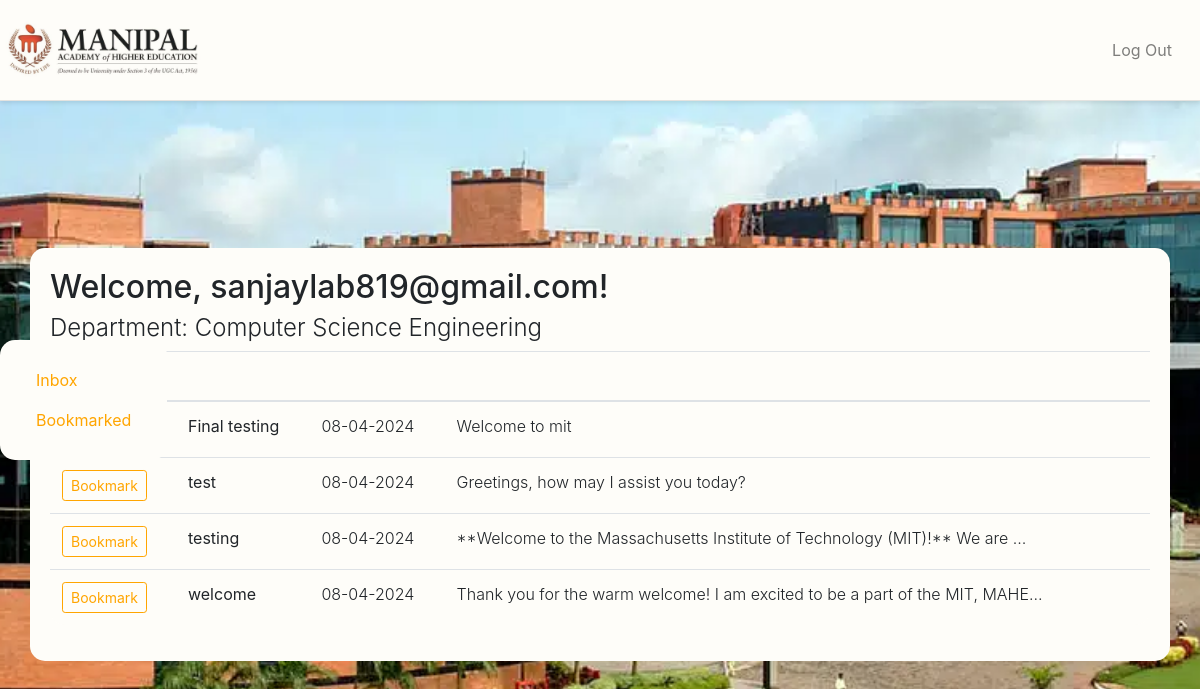
Page /userPage/ (signed in) on the committed database.
### userApp/models.py (models this page shows)
class UserProfile(AbstractUser):
    regNo = models.IntegerField(unique=True, primary_key=True)
    department = models.ForeignKey(Department, on_delete=models.CASCADE, null=True)
    isAdmin = models.BooleanField(default=False)
    groups = models.ManyToManyField(
        Group,
        verbose_name='groups',
        blank=True,
        help_text='The groups this user belongs to. A user will get all permissions granted to each of their groups.',
        related_name="user_profile_set",
        related_query_name="user_profile",
    )
    user_permissions = models.ManyToManyField(
        Permission,
        verbose_name='user permissions',
        blank=True,
        help_text='Specific permissions for this user.',
        related_name="user_profile_set",
        related_query_name="user_profile",
    )

class Department(models.Model):
    name = models.CharField(max_length=40)

class NewsLetter(models.Model):
    department = models.ForeignKey(Department, on_delete=models.CASCADE)
    date = models.DateField(default=datetime.now)
    title = models.CharField(max_length=20)
    message = models.CharField(max_length=10000)
    image = models.ImageField(upload_to=upload_to)

### userApp/views.py (the view)
# urls.py: path("userPage/", views.userPage, name="userPage"),
@login_required
def userPage(request):
    user = request.user
    if hasattr(user, 'department'):
        department = user.department
    else:
        return HttpResponse("This user does not have a department set.", status=400)
    newsletters = NewsLetter.objects.filter(department=department)
    context = {
        'user_name': user.username,
        'department': department.name,
        'newsletters': newsletters,
    }
    return render(request, "userPage.html", context)

### userApp/template/userPage.html (shortened to what this page needs)
<!DOCTYPE html>
<html lang="en">
<head>
    {% load static %}
    <link rel="stylesheet" href="https://stackpath.bootstrapcdn.com/bootstrap/4.5.2/css/bootstrap.min.css">
</head>
<body>
    <nav class="navbar navbar-expand-lg navbar-light ">
        <a class="navbar-brand" href="#">
            <img src="{% static 'userApp/manipal.jpg' %}" alt="LOGO">
        </a>
        <div class="collapse navbar-collapse justify-content-end" id="navbarNavAltMarkup">
            <div class="navbar-nav">
                <a class="nav-item nav-link" href="#" id="logoutTab">Log Out</a>
            </div>
        </div>
    </nav>
    <div class="vertical-tabs">
        <a class="nav-link" href="{% url 'userPage' %}">Inbox</a>
        <a class="nav-link" href="{% url 'bookmarked_messages' %}">Bookmarked</a>
    </div>
    <div class="container mt-5">
        <h2>Welcome, {{ user_name }}!</h2>
        <h4 class="font-weight-light">Department: {{ department }}</h4>
        <table class="table table-hover">
            <thead>
                <tr>
                    <th colspan="4">Inbox</th>
                </tr>
            </thead>
            <tbody>
                {% for newsletter in newsletters %}
                <tr class="clickable-row" data-id="{{ newsletter.id }}">
                    <td>
                        <form method="post" action="{% url 'bookmark_newsletter' %}">
                            <button type="submit" class="btn btn-bookmark btn-sm">Bookmark</button>
                        </form>
                    </td>
                    <td>{{ newsletter.title|truncatechars:25 }}</td>
                    <td class="font-weight-light">{{ newsletter.date|date:"d-m-Y" }}</td>
                    <td class="font-weight-light">{{ newsletter.message|truncatechars:75 }}</td>
                </tr>
                {% empty %}
                <tr>
                    <td colspan="4">No newsletters available.</td>
                </tr>
                {% endfor %}
            </tbody>
        </table>
    </div>
</body>
</html>

### rows in the picture
UserProfile: username "sanjaylab819@gmail.com"
Department: name "Computer Science Engineering"
NewsLetter: title "Final testing", date "08-04-2024", message "Welcome to mit"
NewsLetter: title "test", date "08-04-2024", message "Greetings, how may I assist you today?"
NewsLetter: title "testing", date "08-04-2024", message "**Welcome to the Massachusetts Institute of Technology (MIT)!** We are …"
NewsLetter: title "welcome", date "08-04-2024", message "Thank you for the warm welcome! I am excited to be a part of the MIT, MAHE…"
